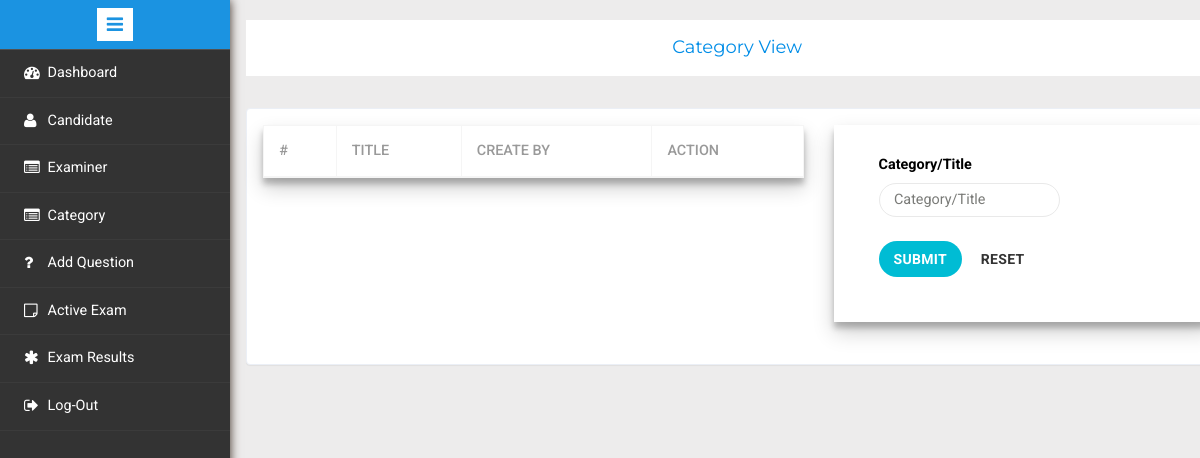
The app's page /examiner/category.php (signed in), older data.
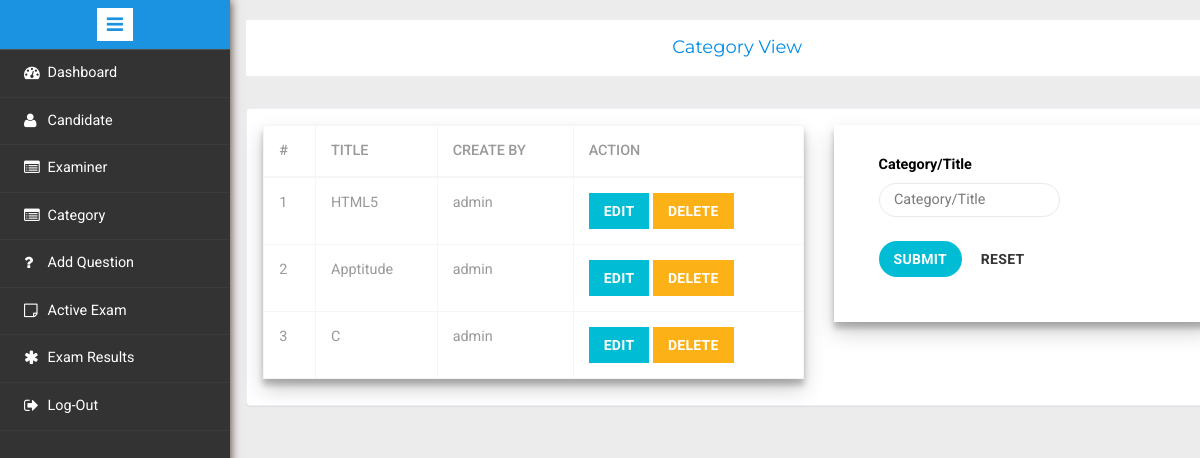
The same page, newer data.
### tables this page shows
CREATE TABLE `category` (
  `id` int(11) NOT NULL,
  `title` varchar(200) NOT NULL,
  `examiner_id` int(11) NOT NULL,
  `status` int(11) NOT NULL DEFAULT 0
);

CREATE TABLE `examiner_login` (
  `examiner_id` int(11) NOT NULL,
  `examiner_username` varchar(200) NOT NULL,
  `examiner_password` varchar(200) NOT NULL,
  `status` int(11) NOT NULL DEFAULT 0
);

### examiner/category.php (the view, shortened to what this page needs)
<?php
    require_once 'database.php';
    require_once 'layout.php';
?>
<html>
    <head>
    </head>
    <body>
        <div class="page-container">
            <div class="left-content">
                <div class="mother-grid-inner">
                    <ol class="breadcrumb">
			            <center>
                            <li class="breadcrumb-item">
                                <h4><a>Category View</a></h4>
                            </li>
                        </center>
		            </ol>
                    <div class="validation-system">
                        <div class="validation-form">
                            <div class="row">
                                <div class="col-md-7" style="margin-bottom: 10px">
                                    <table class="table table-bordered table-hover myform">
                                        <thead>
                                            <tr>
                                                <th>#</th>
                                                <th>Title</th>
                                                <th>Create By</th>
                                                <th>Action</th>
                                            </tr>
                                        </thead>
                                        <tbody>
                                            <?php $getData=$con->query("select * from category where status='0'"); $i=0;
                                            while($fetchData=$getData->fetch_assoc()){ $i++; $id=$fetchData['id']; $title=$fetchData['title']; $fetchData1=$con->query("select examiner_username from examiner_login where status=0 and examiner_id='".$fetchData['examiner_id']."'")->fetch_assoc(); $name=$fetchData1['examiner_username']; ?>
                                            <tr>
                                                <td> <?php echo $i;?></td>
                                                <td><?php echo $title;?></td>
                                                <td><?php echo $name;?></td>
                                                <td>
                                                    <a class="btn btn-primary" rel="tooltip" title="Edit"  data-toggle="modal" href="#edit<?php echo $id ;?>">Edit</a>
                                                    <a class="btn btn-danger" rel="tooltip" title="Delete"  data-toggle="modal" href="#delete<?php echo $id ;?>">Delete</a>
                                                </td>
                                            </tr>
                                            <?php } ?>
                                        </tbody>
                                    </table>
                                </div>
                                <div class="col-md-5" style="margin-bottom: 10px">
                                    <form action="" method="post" class="myform">
                                        <div class="col-md-8 form-group1 group-mail">
                                            <label class="control-label">Category/Title</label>
                                            <input type="text" name="title" class="form-control" placeholder="Category/Title" style="border-radius: 20px; color: black;" autofocus required>
                                        </div>
                                        <div class="col-md-12 form-group">
                                            <button type="submit" style="border-radius: 20px;" class="btn btn-primary" name="title_submit">Submit</button>
                                            <button type="reset" style="border-radius: 20px;" class="btn btn-default" value="reset">Reset</button>
                                        </div>
                                    </form>
                                </div>
                            </div>
                        </div>
                    </div>
                </div>
            </div>
        </div>
    </body>
</html>

Row changes from the older to the newer data that the page shows:
added category: title "HTML5", examiner.examiner_username "admin"
added category: title "Apptitude", examiner.examiner_username "admin"
added category: title "C", examiner.examiner_username "admin"
